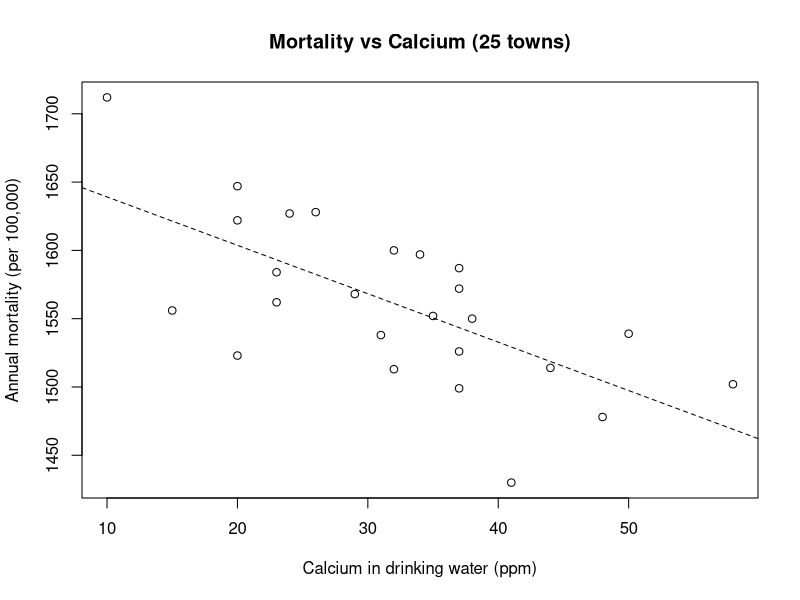
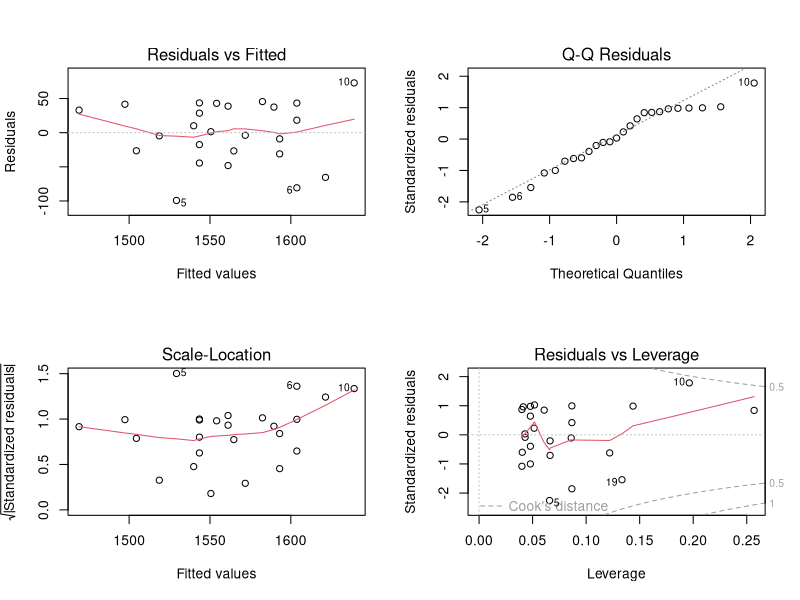

Here is the R script that generated these plots, in order:
# A statistical project in R investigating the relationship between water hardness and mortality in towns in the US and Canada
# Ethan Milne 2023

set.seed(62) # Assigned sample for project

# Folders for repository
dir.create("data", showWarnings = FALSE)
dir.create("results", showWarnings = FALSE)
dir.create("results/figures", showWarnings = FALSE)

# Use already-saved samples in /data
x <- read.csv("data/x_canada.csv")[[1]]
y <- read.csv("data/y_usa.csv")[[1]]
m1 <- read.csv("data/mortality_calcium_25towns.csv")

# Part 1: Compare mean calcium (Canada vs USA) ---------------------------
# Visual checks (optional in headless runs)
# qqnorm(x); qqline(x); qqnorm(y); qqline(y)

t_welch <- t.test(x, y, alternative = "two.sided", var.equal = FALSE, conf.level = 0.95)
mean_diff <- mean(x) - mean(y)

# Nonparametric sensitivity
wilx <- suppressWarnings(wilcox.test(x, y, alternative = "two.sided", conf.int = TRUE))

# --- Part B: Mortality vs Calcium (n = 25 towns) ----------------------------
mortality <- m1[[1]]
calcium   <- m1[[2]]

# Scatter with regression line
png("results/figures/scatter_mortality_calcium.png", width = 900, height = 700, res = 120)
plot(calcium, mortality,
     xlab = "Calcium in drinking water (ppm)",
     ylab = "Annual mortality (per 100,000)",
     main = "Mortality vs Calcium (25 towns)")
abline(lm(mortality ~ calcium), lty = 2)
dev.off()

# Correlation (Pearson and Spearman)
cor_pearson  <- cor.test(mortality, calcium, method = "pearson")
cor_spearman <- cor.test(mortality, calcium, method = "spearman", exact = FALSE)

# Linear model: mortality as outcome, calcium as predictor
fit <- lm(mortality ~ calcium)
pred40 <- predict(fit, newdata = data.frame(calcium = 40),
                  interval = "prediction", level = 0.95)

# Data plot
png("results/figures/lm_diagnostics.png", width = 1000, height = 1000, res = 120)
par(mfrow = c(2,2)); plot(fit); par(mfrow = c(1,1))
dev.off()

# Text report
sink("results/summary.txt")
cat("Calcium comparison (Canada vs USA)\n")
cat("==================================\n")
cat(sprintf("Mean(Canada) = %.3f ppm\n", mean(x)))
cat(sprintf("Mean(USA)    = %.3f ppm\n", mean(y)))
cat(sprintf("Mean difference (Canada - USA) = %.3f ppm\n", mean_diff))
cat(sprintf("Welch t-test: t = %.3f, df = %.1f, p = %.4f\n",
            t_welch$statistic, t_welch$parameter, t_welch$p.value))
cat(sprintf("95%% CI for mean difference: [%.3f, %.3f]\n\n",
            t_welch$conf.int[1], t_welch$conf.int[2]))
cat(sprintf("Wilcoxon rank-sum (robustness): W = %.0f, p = %.4f\n\n",
            wilx$statistic, wilx$p.value))

cat("Mortality vs Calcium\n")
cat("====================\n")
cat(sprintf("Pearson r = %.3f (p = %.4f)\n", cor_pearson$estimate, cor_pearson$p.value))
cat(sprintf("Spearman rho = %.3f (p = %.4f)\n\n",
            cor_spearman$estimate, cor_spearman$p.value))

cat("Linear model: mortality ~ calcium\n")
cat("---------------------------------\n")
print(summary(fit))
cat("\nPrediction for calcium = 40 ppm (95% prediction interval):\n")
print(pred40)
cat("\nSession info:\n")
print(sessionInfo())
sink()
